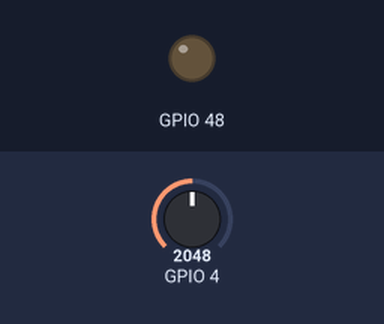
Bench run of a program on a simulated ESP32-S3. Parts: output pins drawn as LEDs (lit = HIGH). Dashed ring = blinking. Inputs (shaded band) come from the test bench; at power-on: GPIO 4 = 2048. What the program prints to the serial monitor is not drawn.

Above: at 0.0 s.
At 1.4 s:
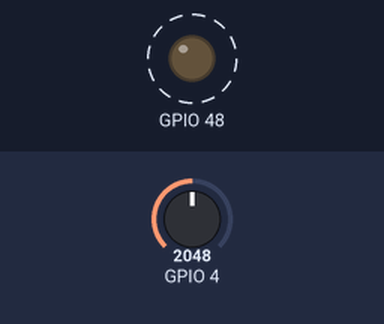
1.5 s: GPIO 4 set to 601
4.5 s: GPIO 4 set to 519
Timing chart, 0 to 13.5 s (numbered marks = the images above; inputs shaded):
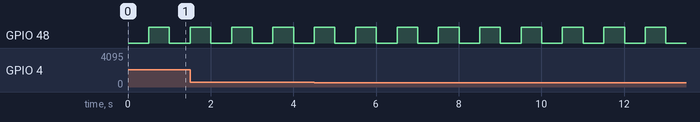

Measured:
- by itself, GPIO 48: alternates HIGH for 0.50 s and LOW for 0.50 s

The program:

main.cpp
```cpp
// src/main.cpp
#include <Arduino.h>
#include "AvgFilter.h"
#include "EmaFilter.h"
#include "MedianFilter.h"

// Puedes sobreescribirlos desde platformio.ini con -D LED_PIN=X, -D ANALOG_PIN=Y
#ifndef LED_PIN
  #define LED_PIN 2        // LED onboard típico (ajústalo a tu placa)
#endif

#ifndef ANALOG_PIN
  #define ANALOG_PIN 4    // ADC en ESP32 (entrada sólo, sin pullups)
#endif

// Filtros
AvgFilter   filt_avg(10);     // media móvil ventana 10
EmaFilter   filt_ema(0.2f);   // alpha = 0.2
MedianFilter filt_med(7);     // ventana 7 (IMPAR)

// Helpers de timing (µs)
static inline uint32_t now_us() { return micros(); }

void setup() {
  Serial.begin(115200);
  delay(200);

  pinMode(LED_PIN, OUTPUT);
  digitalWrite(LED_PIN, LOW);

  // Cabecera EXACTA que esperan los scripts
  Serial.println("raw,avg,ema,med,dt_avg_us,dt_ema_us,dt_med_us");
}

void loop() {
  // Lee ADC (ESP32 es 12-bit por defecto: 0..4095)
  int raw = analogRead(ANALOG_PIN);

  // --- AVG ---
  uint32_t t0 = now_us();
  float v_avg = filt_avg.update((float)raw);
  uint32_t dt_avg = now_us() - t0;

  // --- EMA ---
  t0 = now_us();
  float v_ema = filt_ema.update((float)raw);
  uint32_t dt_ema = now_us() - t0;

  // --- MED ---
  t0 = now_us();
  int v_med = filt_med.update(raw);
  uint32_t dt_med = now_us() - t0;

  // Imprime en el orden/campos exactos
  Serial.print(raw);        Serial.print(",");
  Serial.print((int)v_avg); Serial.print(",");
  Serial.print((int)v_ema); Serial.print(",");
  Serial.print(v_med);      Serial.print(",");
  Serial.print(dt_avg);     Serial.print(",");
  Serial.print(dt_ema);     Serial.print(",");
  Serial.println(dt_med);

  // Blink suave para “vida” del firmware
  static uint32_t t_blink = 0;
  uint32_t now = millis();
  if (now - t_blink >= 500) {
    digitalWrite(LED_PIN, !digitalRead(LED_PIN));
    t_blink = now;
  }

  // Pequeño respiro para no inundar el puerto (ajusta si quieres más muestras)
  delay(1);
}
```
